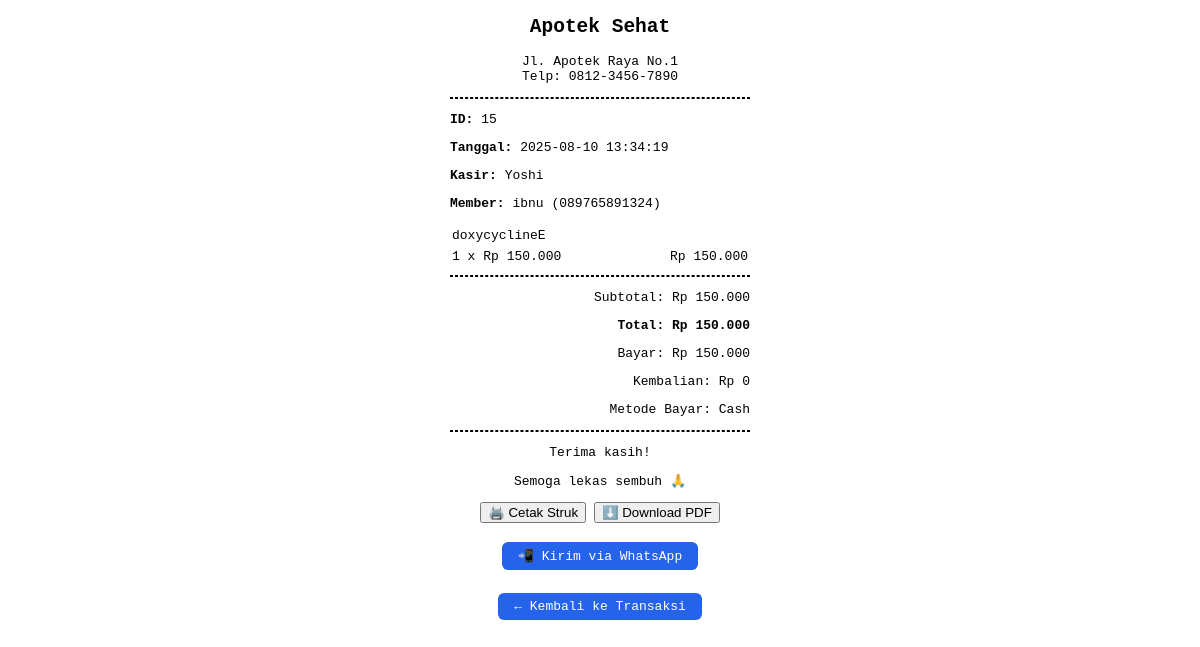
The page /includes/transaksi/nota.php?id=15 (signed in) on the database its author committed.
### tables this page shows
CREATE TABLE `transaksi` (
  `id` int(11) NOT NULL,
  `id_kasir` int(11) DEFAULT NULL,
  `id_member` int(11) DEFAULT NULL,
  `total` int(11) DEFAULT NULL,
  `tanggal` datetime DEFAULT current_timestamp(),
  `metode_bayar` varchar(20) DEFAULT NULL,
  `diskon` int(11) DEFAULT 0,
  `bayar` int(11) DEFAULT 0,
  `pakai_poin` tinyint(1) DEFAULT 0
);

CREATE TABLE `users` (
  `id` int(11) NOT NULL,
  `nama` varchar(100) DEFAULT NULL,
  `username` varchar(50) DEFAULT NULL,
  `password` varchar(100) DEFAULT NULL,
  `role` enum('superadmin','kasir') DEFAULT NULL,
  `email` varchar(255) DEFAULT NULL,
  `reset_token` varchar(100) DEFAULT NULL,
  `reset_expiry` datetime DEFAULT NULL,
  `foto` varchar(255) DEFAULT NULL
);

CREATE TABLE `member` (
  `id` int(11) NOT NULL,
  `nama` varchar(100) DEFAULT NULL,
  `no_hp` varchar(20) DEFAULT NULL,
  `poin` int(11) DEFAULT 0,
  `status` enum('aktif','tidak aktif') DEFAULT 'aktif'
);

CREATE TABLE `detail_transaksi` (
  `id` int(11) NOT NULL,
  `id_transaksi` int(11) NOT NULL,
  `id_produk` int(11) NOT NULL,
  `jumlah` int(11) NOT NULL,
  `harga_satuan` int(11) NOT NULL,
  `subtotal` int(11) GENERATED ALWAYS AS (`jumlah` * `harga_satuan`) STORED
);

CREATE TABLE `produk` (
  `id` int(11) NOT NULL,
  `nama_produk` varchar(100) DEFAULT NULL,
  `id_kategori` int(11) DEFAULT NULL,
  `stok` int(11) DEFAULT NULL,
  `harga_beli` int(11) DEFAULT NULL,
  `harga_jual` int(11) DEFAULT NULL,
  `expired_date` date DEFAULT NULL,
  `gambar` varchar(255) DEFAULT NULL,
  `barcode` varchar(50) DEFAULT NULL,
  `izin_edar` varchar(255) DEFAULT NULL,
  `deskripsi` text DEFAULT NULL,
  `created_by` int(11) DEFAULT NULL,
  `updated_by` int(11) DEFAULT NULL
);

### includes/transaksi/nota.php (the view, shortened to what this page needs)
<?php
require_once '../../config/config.php';
$idTransaksi = intval($_GET['id']);
$result = $conn->query("
    SELECT t.*,
           u.nama AS nama_kasir,
           m.nama AS nama_member,
           m.no_hp
    FROM transaksi t
    JOIN users u ON t.id_kasir = u.id
    LEFT JOIN member m ON t.id_member = m.id
    WHERE t.id = $idTransaksi
");
$transaksi = $result->fetch_assoc();
$detail = $conn->query("
    SELECT d.*, p.nama_produk
    FROM detail_transaksi d
    JOIN produk p ON d.id_produk = p.id
    WHERE d.id_transaksi = $idTransaksi
");
?>
<!DOCTYPE html>
<html lang="id">
<head>
</head>
<body>
    <div class="center">
        <h2>Apotek Sehat</h2>
        <p>Jl. Apotek Raya No.1<br>Telp: 0812-3456-7890</p>
        <hr>
    </div>
    <p><strong>ID:</strong> <?= $transaksi['id'] ?></p>
    <p><strong>Tanggal:</strong> <?= $transaksi['tanggal'] ?></p>
    <p><strong>Kasir:</strong> <?= htmlspecialchars($transaksi['nama_kasir']) ?></p>
    <?php if (!empty($transaksi['nama_member'])): ?>
        <p><strong>Member:</strong> <?= htmlspecialchars($transaksi['nama_member']) ?> (<?= htmlspecialchars($transaksi['no_hp']) ?>)</p>
    <?php endif; ?>
    <table>
        <?php while ($row = $detail->fetch_assoc()): ?>
            <tr>
                <td colspan="2"><?= htmlspecialchars($row['nama_produk']) ?></td>
            </tr>
            <tr>
                <td><?= $row['jumlah'] ?> x Rp <?= number_format($row['harga_satuan'], 0, ',', '.') ?></td>
                <td class="right">Rp <?= number_format($row['jumlah'] * $row['harga_satuan'], 0, ',', '.') ?></td>
            </tr>
        <?php endwhile; ?>
    </table>
    <hr>
    <?php
        $subtotal = $transaksi['total'] + $transaksi['diskon'];
        $bayar = $transaksi['bayar'];
        $kembalian = $bayar - $transaksi['total'];
    ?>
    <p class="right">Subtotal: Rp <?= number_format($subtotal, 0, ',', '.') ?></p>
    <p class="bold right">Total: Rp <?= number_format($transaksi['total'], 0, ',', '.') ?></p>
    <p class="right">Bayar: Rp <?= number_format($bayar, 0, ',', '.') ?></p>
    <p class="right">Kembalian: Rp <?= number_format($kembalian, 0, ',', '.') ?></p>
    <p class="right">Metode Bayar: <?= ucfirst($transaksi['metode_bayar']) ?></p>
    <hr>
    <div class="center">
        <p>Terima kasih!</p>
        <p>Semoga lekas sembuh 🙏</p>
        <button onclick="window.print()">🖨️ Cetak Struk</button>
        <a href="nota_pdf.php?id=<?= $transaksi['id'] ?>" target="_blank">
            <button>⬇️ Download PDF</button>
        </a>
        <?php if (!empty($transaksi['no_hp'])): ?>
            <br><br>
            <a class="button-link whatsapp-btn" target="_blank"
               href="kirim_wa.php?id=<?= $transaksi['id'] ?>&wa=<?= urlencode($transaksi['no_hp']) ?>">
               📲 Kirim via WhatsApp
            </a>
        <?php endif; ?>
        <br><br>
        <a href="../../kasir/transaksi.php" class="button-link">← Kembali ke Transaksi</a>
    </div>
</body>
</html>

### includes/transaksi/nota.php (style rules this page uses)
body { font-family: monospace; width: 300px; margin: auto; }
.center { text-align: center; }
.bold { font-weight: bold; }
table { width: 100%; margin-top: 10px; }
td { padding: 2px 0; }
hr { border: 1px dashed #000; }
.right { text-align: right; }
a.button-link { display: inline-block; margin: 4px 2px; padding: 6px 16px; background: #2563eb; color: #fff; border-radius: 6px; text-decoration: none; }
.whatsapp-btn { background: #25D366; }

### rows shown on the page
transaksi: id "15", tanggal "2025-08-10 13:34:19", id_kasir.nama "Yoshi", id_member.nama "ibnu", id_member.no_hp "089765891324", subtotal "150.000", total "150.000", bayar "150.000", kembalian "0", metode_bayar "Cash"
detail_transaksi: id_produk.nama_produk "doxycyclineE", jumlah "1", harga_satuan "150.000", $row['jumlah'] * $row['harga_satuan'] "150.000"
